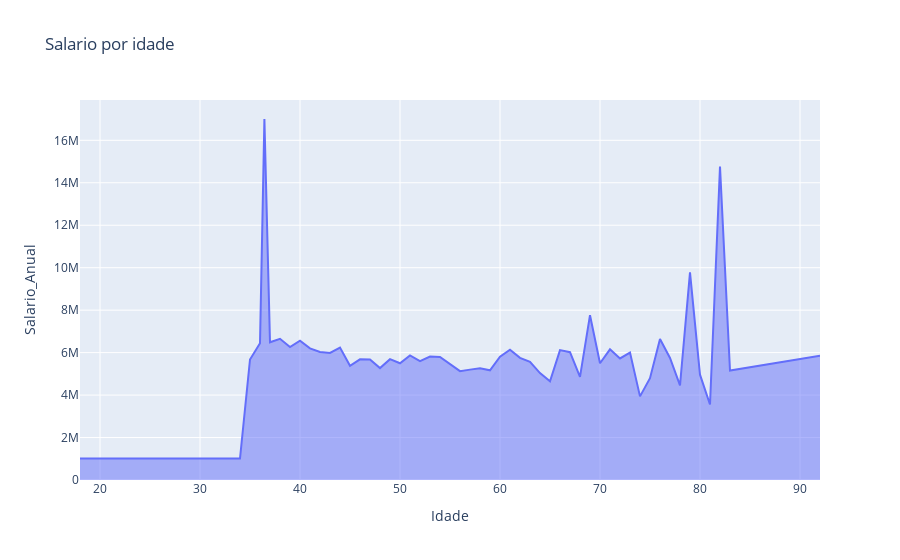

Here is the notebook cell this chart was saved with:
### Markdown cell above
Relação Salário e Idade

### Code cell
df_agrupado_salario_idade = df.groupby('Idade')['Salario_Anual'].mean().reset_index()

fig = px.area(
    df_agrupado_salario_idade,
    x = 'Idade',
    y = 'Salario_Anual',
    template = 'plotly',
    title = 'Salario por idade',
)

fig.show()
